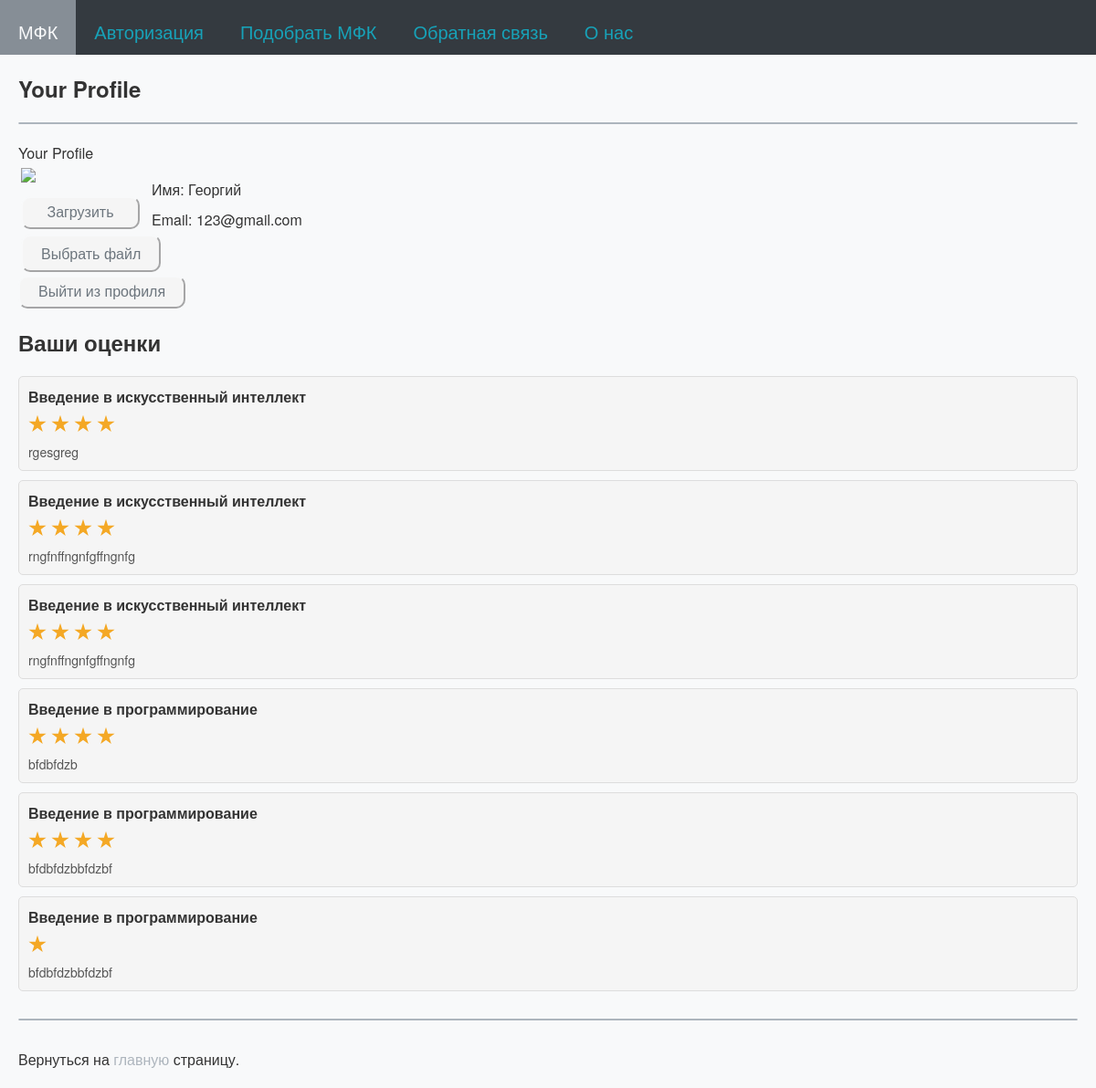
The page /profile (signed in) on the database as committed earlier.
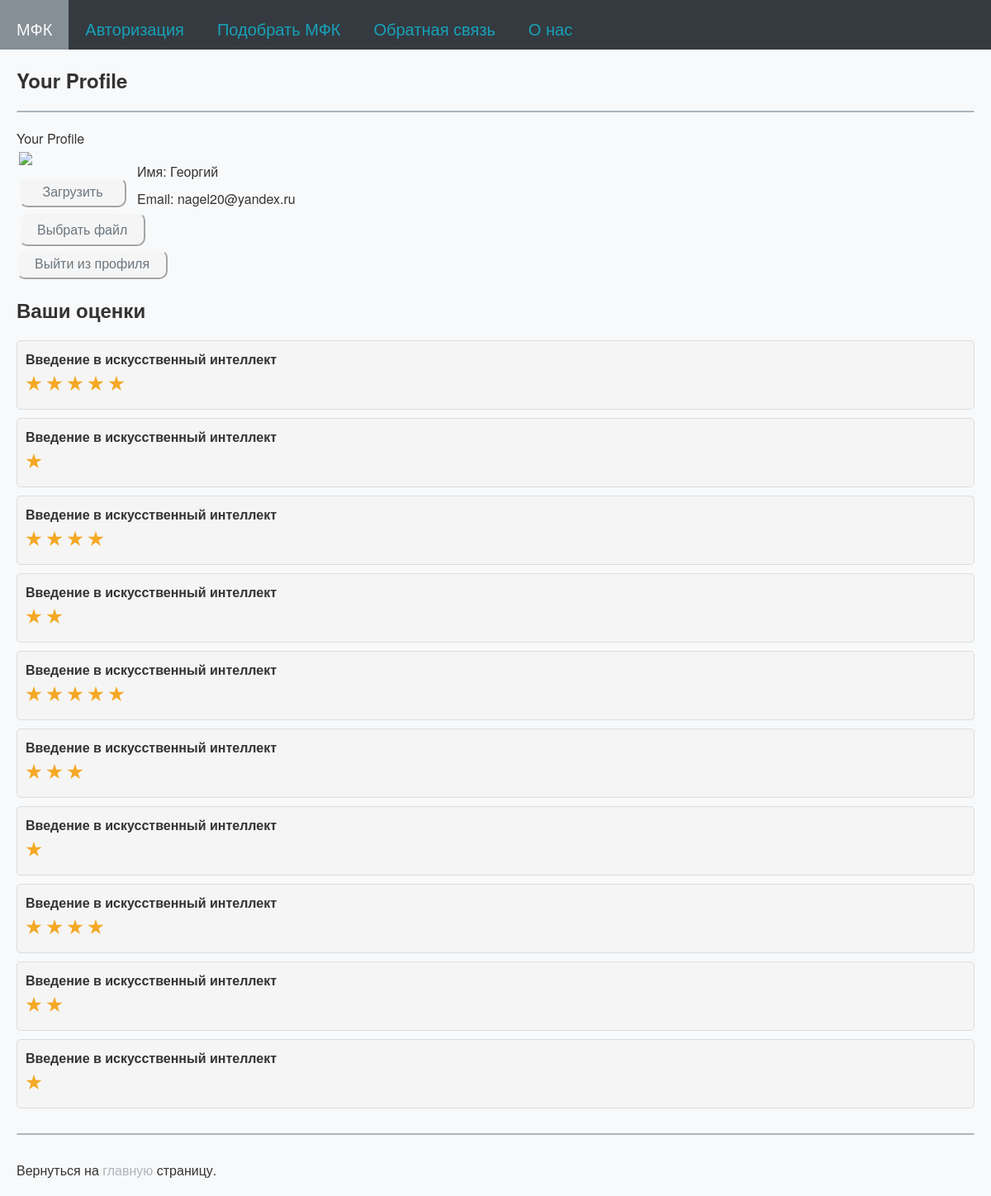
The same page on the database as committed later.
### tables this page shows
CREATE TABLE users (
id integer PRIMARY KEY AUTOINCREMENT,
name text NOT NULL,
email text NOT NULL,
psw text NOT NULL,
avatar BLOB DEFAULT NULL,
comments_numb integer,
time integer NOT NULL
);

CREATE TABLE comments (
id integer PRIMARY KEY AUTOINCREMENT,
username text,
text text,
mfkname text,
score text,
mfktitle text
);

### testApp.py (the view, shortened to what this page needs)
@app.route('/profile')
@login_required
def profile():
    for i in dbase.getUserCommentsNumb(current_user.getName()):
        print("i.score = ", i)
    your_comments = dbase.getUserCommentsNumb(current_user.getName())
    return render_template('profile.html', my_text="Your Profile", menu=menu, your_comments=your_comments)

### FDataBase.py (called while the page is built)
    def getUser(self, user_id):
        try:
            self.__cur.execute(f"SELECT * FROM users WHERE id = {user_id} LIMIT 1")
            res = self.__cur.fetchone()
            if not res:
                print("Пользователь не найден")
                return False
            return res
        except sqlite3.Error as e:
            print("Ошибка получения данных из БД " + str(e))
        return False

    def getUserCommentsNumb(self, name):
        try:
            self.__cur.execute(f"SELECT * FROM comments WHERE username LIKE '{name}'")
            res = self.__cur.fetchall()
            if res:
                return res
        except sqlite3.Error as e:
            print("Ошибка получения статьи из БД " + str(e))
        return (False, False)

### UserLogin.py (called while the page is built)
    def fromDB(self, user_id, db):
        self.__user = db.getUser(user_id)
        return self

    def getName(self):
        return self.__user['name'] if self.__user else "Без имени"

    def getEmail(self):
        return self.__user['email'] if self.__user else "Без email"

### testApp.py (called while the page is built)
def connect_db():
    conn = sqlite3.connect(app.config['DATABASE'])
    conn.row_factory = sqlite3.Row
    return conn

### templates/profile.html (shortened to what this page needs)
{% extends 'index.html' %}
{% block content %}
{{ super() }}
<table border="0" class="profile-table">
         <tr>
             <td valign="top">
                   <div class="profile-ava"><img src="{{ url_for('userava') }}"></div>
                   <div class="profile-load">
                   <form action="{{url_for('upload')}}" method="POST" enctype="multipart/form-data">
                        <input class="my_btn" type="submit" value="Загрузить">
                        <div style="margin: 15px 0px 10px 0px;">
                            <label class="choose_file_label">
                                Выбрать&nbsp;файл
                            </label>
                        </div>
                   </form>
                   </div>
            </td>
            <td valign="top" class="profile-panel">
                   <ul class="profile-info">
                   <li>Имя: {{ current_user.getName() }}</li>
                   <li>Email: {{ current_user.getEmail() }}</li>
                   </ul>
            </td>
         </tr>
</table>
<a class="my_a" href="{{url_for('logout')}}"><button class="my_btn">Выйти из профиля</button></a>
    <h2>Ваши оценки</h2>
    <ul class="list-comments">
        {% for m in your_comments %}
            <li>
                <p style="margin: 0px 0 0px 0;" class="title">
                    {{m.mfktitle}}
                    <div class="comment_stars_background comment_container container">
                      <div class="comment_stars_background container__items">
                        {% for i in range(m.score|int) %}
                          <label class="comment_stars_background my_label" for="">
                            <div class="star-stroke">
                            </div>
                          </label>
                        {% endfor %}
                      </div>
                    </div>
                <p class="annonce">{{ m.text }}</p>
            </li>
        {% endfor %}
    </ul>
{% endblock %}

Rows that differ between the two databases and show on the page:
changed users "Георгий": getEmail "123@gmail.com" → "nagel20@yandex.ru"
changed comments (number 1 of 10 on the later page): score "4" → "5" (drawn); text "rgesgreg" → (not shown)
changed comments (number 2 of 10 on the later page): score "4" → "1" (drawn); text "rngfnffngnfgffngnfg" → (not shown)
changed comments (number 3 of 10 on the later page): text "rngfnffngnfgffngnfg" → (not shown)
changed comments (number 4 of 10 on the later page): mfktitle "Введение в программирование" → "Введение в искусственный интеллект"; score "4" → "2" (drawn); text "bfdbfdzb" → (not shown)
changed comments (number 5 of 10 on the later page): mfktitle "Введение в программирование" → "Введение в искусственный интеллект"; score "4" → "5" (drawn); text "bfdbfdzbbfdzbf" → (not shown)
changed comments (number 6 of 10 on the later page): mfktitle "Введение в программирование" → "Введение в искусственный интеллект"; score "1" → "3" (drawn); text "bfdbfdzbbfdzbf" → (not shown)
added comments: mfktitle "Введение в искусственный интеллект", score "1" (drawn)
added comments: mfktitle "Введение в искусственный интеллект", score "4" (drawn)
added comments: mfktitle "Введение в искусственный интеллект", score "2" (drawn)
added comments: mfktitle "Введение в искусственный интеллект", score "1" (drawn)
